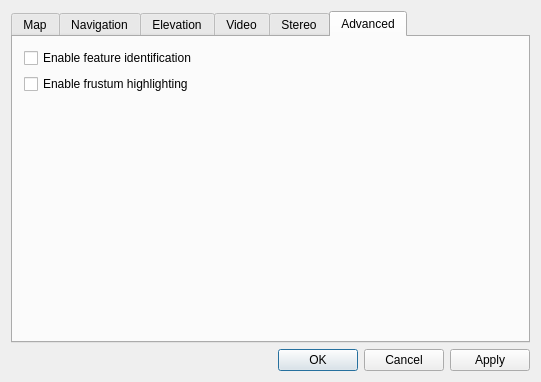
<?xml version="1.0" encoding="UTF-8"?>
<ui version="4.0">
 <class>QgsGlobePluginDialogGuiBase</class>
 <widget class="QDialog" name="QgsGlobePluginDialogGuiBase">
  <property name="enabled">
   <bool>true</bool>
  </property>
  <property name="geometry">
   <rect>
    <x>0</x>
    <y>0</y>
    <width>541</width>
    <height>374</height>
   </rect>
  </property>
  <property name="sizePolicy">
   <sizepolicy hsizetype="Expanding" vsizetype="Expanding">
    <horstretch>0</horstretch>
    <verstretch>0</verstretch>
   </sizepolicy>
  </property>
  <property name="minimumSize">
   <size>
    <width>0</width>
    <height>0</height>
   </size>
  </property>
  <property name="windowTitle">
   <string>Globe Settings</string>
  </property>
  <property name="windowIcon">
   <iconset>
    <normaloff>../../.designer/backup</normaloff>../../.designer/backup</iconset>
  </property>
  <layout class="QGridLayout" name="gridLayout_3">
   <item row="2" column="0">
    <widget class="QDialogButtonBox" name="buttonBox">
     <property name="standardButtons">
      <set>QDialogButtonBox::Apply|QDialogButtonBox::Cancel|QDialogButtonBox::Ok</set>
     </property>
    </widget>
   </item>
   <item row="0" column="0">
    <widget class="QTabWidget" name="tabWidget">
     <property name="currentIndex">
      <number>5</number>
     </property>
     <widget class="QWidget" name="tabMap">
      <attribute name="title">
       <string>Map</string>
      </attribute>
      <layout class="QGridLayout" name="gridLayout_4">
       <item row="0" column="0">
        <widget class="QGroupBox" name="mBaseLayerGroupBox">
         <property name="title">
          <string>Base &amp;Layer</string>
         </property>
         <property name="checkable">
          <bool>true</bool>
         </property>
         <layout class="QFormLayout" name="formLayout_2">
          <property name="fieldGrowthPolicy">
           <enum>QFormLayout::AllNonFixedFieldsGrow</enum>
          </property>
          <item row="0" column="0">
           <widget class="QLabel" name="labelBaseLayerSource">
            <property name="text">
             <string>Source</string>
            </property>
           </widget>
          </item>
          <item row="1" column="0">
           <widget class="QLabel" name="labelBaseLayerURL">
            <property name="text">
             <string>URL</string>
            </property>
           </widget>
          </item>
          <item row="0" column="1">
           <widget class="QComboBox" name="comboBoxBaseLayer"/>
          </item>
          <item row="1" column="1">
           <widget class="QLineEdit" name="lineEditBaseLayerURL"/>
          </item>
         </layout>
        </widget>
       </item>
       <item row="1" column="0">
        <widget class="QGroupBox" name="groupBoxSky">
         <property name="title">
          <string>Sk&amp;y</string>
         </property>
         <property name="checkable">
          <bool>true</bool>
         </property>
         <layout class="QFormLayout" name="formLayout_3">
          <item row="0" column="0">
           <widget class="QLabel" name="labelDateTime">
            <property name="text">
             <string>Date / Time (UTC)</string>
            </property>
           </widget>
          </item>
          <item row="0" column="1">
           <widget class="QDateTimeEdit" name="dateTimeEditSky">
            <property name="displayFormat">
             <string>dd.MM.yyyy HH:mm</string>
            </property>
            <property name="calendarPopup">
             <bool>true</bool>
            </property>
           </widget>
          </item>
          <item row="2" column="0">
           <widget class="QCheckBox" name="checkBoxSkyAutoAmbient">
            <property name="text">
             <string>Auto ambient</string>
            </property>
           </widget>
          </item>
          <item row="2" column="1">
           <widget class="QSlider" name="horizontalSliderMinAmbient">
            <property name="enabled">
             <bool>false</bool>
            </property>
            <property name="maximum">
             <number>100</number>
            </property>
            <property name="value">
             <number>50</number>
            </property>
            <property name="orientation">
             <enum>Qt::Horizontal</enum>
            </property>
            <property name="invertedControls">
             <bool>false</bool>
            </property>
            <property name="tickPosition">
             <enum>QSlider::NoTicks</enum>
            </property>
           </widget>
          </item>
         </layout>
        </widget>
       </item>
       <item row="2" column="0">
        <spacer name="verticalSpacerMapTab">
         <property name="orientation">
          <enum>Qt::Vertical</enum>
         </property>
         <property name="sizeHint" stdset="0">
          <size>
           <width>20</width>
           <height>40</height>
          </size>
         </property>
        </spacer>
       </item>
      </layout>
     </widget>
     <widget class="QWidget" name="tabNavigation">
      <attribute name="title">
       <string>Navigation</string>
      </attribute>
      <layout class="QVBoxLayout" name="verticalLayout">
       <item>
        <widget class="QGroupBox" name="groupBoxScrolling">
         <property name="title">
          <string>Scrolling</string>
         </property>
         <layout class="QGridLayout" name="gridLayout_9">
          <item row="2" column="1">
           <widget class="QSlider" name="sliderScrollSensitivity">
            <property name="minimum">
             <number>10</number>
            </property>
            <property name="maximum">
             <number>50</number>
            </property>
            <property name="singleStep">
             <number>1</number>
            </property>
            <property name="value">
             <number>20</number>
            </property>
            <property name="orientation">
             <enum>Qt::Horizontal</enum>
            </property>
           </widget>
          </item>
          <item row="2" column="0">
           <widget class="QLabel" name="labelScollSensitivity">
            <property name="text">
             <string>Sensitivity:</string>
            </property>
           </widget>
          </item>
          <item row="1" column="0" colspan="2">
           <widget class="QCheckBox" name="checkBoxInvertScroll">
            <property name="text">
             <string>Invert scroll wheel</string>
            </property>
           </widget>
          </item>
          <item row="4" column="0" colspan="2">
           <spacer name="verticalSpacerNavigationTab">
            <property name="orientation">
             <enum>Qt::Vertical</enum>
            </property>
            <property name="sizeHint" stdset="0">
             <size>
              <width>20</width>
              <height>40</height>
             </size>
            </property>
           </spacer>
          </item>
         </layout>
        </widget>
       </item>
      </layout>
     </widget>
     <widget class="QWidget" name="tabElevation">
      <attribute name="title">
       <string>Elevation</string>
      </attribute>
      <layout class="QGridLayout" name="gridLayout_7">
       <item row="2" column="2">
        <widget class="QPushButton" name="pushButtonElevationLayerBrowse">
         <property name="enabled">
          <bool>true</bool>
         </property>
         <property name="sizePolicy">
          <sizepolicy hsizetype="Fixed" vsizetype="Fixed">
           <horstretch>0</horstretch>
           <verstretch>0</verstretch>
          </sizepolicy>
         </property>
         <property name="maximumSize">
          <size>
           <width>27</width>
           <height>16777215</height>
          </size>
         </property>
         <property name="text">
          <string>...</string>
         </property>
        </widget>
       </item>
       <item row="1" column="1" colspan="2">
        <widget class="QComboBox" name="comboBoxElevationLayerType">
         <property name="sizePolicy">
          <sizepolicy hsizetype="MinimumExpanding" vsizetype="Fixed">
           <horstretch>0</horstretch>
           <verstretch>0</verstretch>
          </sizepolicy>
         </property>
         <item>
          <property name="text">
           <string>Raster</string>
          </property>
         </item>
         <item>
          <property name="text">
           <string>TMS</string>
          </property>
         </item>
        </widget>
       </item>
       <item row="1" column="0">
        <widget class="QLabel" name="labelElevationLayerType">
         <property name="text">
          <string>T&amp;ype</string>
         </property>
         <property name="buddy">
          <cstring>comboBoxElevationLayerType</cstring>
         </property>
        </widget>
       </item>
       <item row="5" column="0">
        <widget class="QLabel" name="labelVerticalScale">
         <property name="text">
          <string>Vertical Scale</string>
         </property>
        </widget>
       </item>
       <item row="2" column="1">
        <widget class="QLineEdit" name="lineEditElevationLayerPath">
         <property name="sizePolicy">
          <sizepolicy hsizetype="Expanding" vsizetype="Fixed">
           <horstretch>0</horstretch>
           <verstretch>0</verstretch>
          </sizepolicy>
         </property>
         <property name="text">
          <string/>
         </property>
        </widget>
       </item>
       <item row="2" column="0">
        <widget class="QLabel" name="labelElevationLayerPath">
         <property name="text">
          <string>URL/File</string>
         </property>
         <property name="buddy">
          <cstring>lineEditElevationLayerPath</cstring>
         </property>
        </widget>
       </item>
       <item row="3" column="0" colspan="3">
        <layout class="QHBoxLayout" name="horizontalLayout_2">
         <item>
          <widget class="QPushButton" name="pushButtonElevationLayerUp">
           <property name="text">
            <string>Up</string>
           </property>
          </widget>
         </item>
         <item>
          <widget class="QPushButton" name="pushButtonElevationLayerDown">
           <property name="text">
            <string>Down</string>
           </property>
          </widget>
         </item>
         <item>
          <spacer name="horizontalSpacer">
           <property name="orientation">
            <enum>Qt::Horizontal</enum>
           </property>
           <property name="sizeHint" stdset="0">
            <size>
             <width>40</width>
             <height>20</height>
            </size>
           </property>
          </spacer>
         </item>
         <item>
          <widget class="QPushButton" name="pushButtonElevationLayerAdd">
           <property name="text">
            <string>Add</string>
           </property>
          </widget>
         </item>
         <item>
          <widget class="QPushButton" name="pushButtonElevationLayerRemove">
           <property name="text">
            <string>Remove</string>
           </property>
          </widget>
         </item>
        </layout>
       </item>
       <item row="4" column="0" colspan="3">
        <widget class="QTableWidget" name="elevationDatasourcesWidget">
         <property name="acceptDrops">
          <bool>true</bool>
         </property>
         <property name="editTriggers">
          <set>QAbstractItemView::NoEditTriggers</set>
         </property>
         <property name="tabKeyNavigation">
          <bool>false</bool>
         </property>
         <property name="showDropIndicator" stdset="0">
          <bool>false</bool>
         </property>
         <property name="dragEnabled">
          <bool>false</bool>
         </property>
         <property name="dragDropOverwriteMode">
          <bool>false</bool>
         </property>
         <property name="dragDropMode">
          <enum>QAbstractItemView::NoDragDrop</enum>
         </property>
         <property name="defaultDropAction">
          <enum>Qt::IgnoreAction</enum>
         </property>
         <property name="alternatingRowColors">
          <bool>true</bool>
         </property>
         <property name="selectionMode">
          <enum>QAbstractItemView::SingleSelection</enum>
         </property>
         <property name="selectionBehavior">
          <enum>QAbstractItemView::SelectRows</enum>
         </property>
         <property name="showGrid">
          <bool>true</bool>
         </property>
         <property name="gridStyle">
          <enum>Qt::SolidLine</enum>
         </property>
         <property name="sortingEnabled">
          <bool>true</bool>
         </property>
         <property name="rowCount">
          <number>0</number>
         </property>
         <attribute name="horizontalHeaderCascadingSectionResizes">
          <bool>true</bool>
         </attribute>
         <attribute name="horizontalHeaderDefaultSectionSize">
          <number>100</number>
         </attribute>
         <attribute name="horizontalHeaderHighlightSections">
          <bool>false</bool>
         </attribute>
         <attribute name="horizontalHeaderShowSortIndicator" stdset="0">
          <bool>true</bool>
         </attribute>
         <attribute name="horizontalHeaderStretchLastSection">
          <bool>true</bool>
         </attribute>
         <attribute name="verticalHeaderVisible">
          <bool>false</bool>
         </attribute>
         <column>
          <property name="text">
           <string>Type</string>
          </property>
          <property name="font">
           <font>
            <weight>75</weight>
            <bold>true</bold>
           </font>
          </property>
         </column>
         <column>
          <property name="text">
           <string>Cache</string>
          </property>
          <property name="font">
           <font>
            <weight>75</weight>
            <bold>true</bold>
           </font>
          </property>
         </column>
         <column>
          <property name="text">
           <string>Path</string>
          </property>
          <property name="font">
           <font>
            <weight>75</weight>
            <bold>true</bold>
           </font>
          </property>
         </column>
        </widget>
       </item>
       <item row="5" column="1" colspan="2">
        <widget class="QDoubleSpinBox" name="mSpinBoxVerticalScale">
         <property name="singleStep">
          <double>0.100000000000000</double>
         </property>
         <property name="value">
          <double>1.000000000000000</double>
         </property>
        </widget>
       </item>
      </layout>
     </widget>
     <widget class="QWidget" name="tabVideo">
      <attribute name="title">
       <string>Video</string>
      </attribute>
      <layout class="QGridLayout" name="gridLayout_8">
       <item row="2" column="0">
        <widget class="QLabel" name="labelVideoInfo">
         <property name="text">
          <string>&lt;i&gt;Changing video settings requires a restart of the globe plugin&lt;/i&gt;</string>
         </property>
        </widget>
       </item>
       <item row="1" column="0">
        <spacer name="verticalSpacerVideoTab">
         <property name="orientation">
          <enum>Qt::Vertical</enum>
         </property>
         <property name="sizeHint" stdset="0">
          <size>
           <width>20</width>
           <height>40</height>
          </size>
         </property>
        </spacer>
       </item>
       <item row="0" column="0">
        <widget class="QGroupBox" name="groupBoxAntiAliasing">
         <property name="sizePolicy">
          <sizepolicy hsizetype="Preferred" vsizetype="MinimumExpanding">
           <horstretch>0</horstretch>
           <verstretch>0</verstretch>
          </sizepolicy>
         </property>
         <property name="title">
          <string>Anti Aliasing</string>
         </property>
         <property name="checkable">
          <bool>true</bool>
         </property>
         <property name="checked">
          <bool>true</bool>
         </property>
         <layout class="QFormLayout" name="formLayout">
          <property name="fieldGrowthPolicy">
           <enum>QFormLayout::AllNonFixedFieldsGrow</enum>
          </property>
          <item row="0" column="0">
           <widget class="QLabel" name="labelAASamples">
            <property name="text">
             <string>Samples</string>
            </property>
           </widget>
          </item>
          <item row="0" column="1">
           <widget class="QLineEdit" name="lineEditAASamples">
            <property name="placeholderText">
             <string>[Leave empty for maximum]</string>
            </property>
           </widget>
          </item>
         </layout>
        </widget>
       </item>
      </layout>
     </widget>
     <widget class="QWidget" name="tabStereo">
      <attribute name="title">
       <string>Stereo</string>
      </attribute>
      <layout class="QGridLayout" name="gridLayout">
       <item row="0" column="0">
        <widget class="QLabel" name="labelStereoMode">
         <property name="text">
          <string>Stereo Mode</string>
         </property>
        </widget>
       </item>
       <item row="4" column="0">
        <widget class="QLabel" name="labelScreenDistance">
         <property name="text">
          <string>Screen distance (m)</string>
         </property>
         <property name="buddy">
          <cstring>spinBoxStereoScreenDistance</cstring>
         </property>
        </widget>
       </item>
       <item row="4" column="2">
        <widget class="QDoubleSpinBox" name="spinBoxStereoScreenDistance">
         <property name="accelerated">
          <bool>true</bool>
         </property>
         <property name="decimals">
          <number>3</number>
         </property>
         <property name="singleStep">
          <double>0.100000000000000</double>
         </property>
        </widget>
       </item>
       <item row="7" column="0">
        <widget class="QLabel" name="labelScreenWidth">
         <property name="text">
          <string>Screen width (m)</string>
         </property>
        </widget>
       </item>
       <item row="7" column="2">
        <widget class="QDoubleSpinBox" name="spinBoxStereoScreenWidth">
         <property name="accelerated">
          <bool>true</bool>
         </property>
         <property name="decimals">
          <number>3</number>
         </property>
         <property name="singleStep">
          <double>0.010000000000000</double>
         </property>
        </widget>
       </item>
       <item row="10" column="0" colspan="2">
        <widget class="QLabel" name="labelSplitStereoHorizontalSeparation">
         <property name="text">
          <string>Split stereo horizontal separation (px)</string>
         </property>
        </widget>
       </item>
       <item row="13" column="0" colspan="2">
        <widget class="QLabel" name="labelSplitStereoVerticalSeparation">
         <property name="text">
          <string>Split stereo vertical separation (px)</string>
         </property>
        </widget>
       </item>
       <item row="15" column="0" colspan="2">
        <widget class="QLabel" name="labelBoxSplitStereoVerticalEyeMapping">
         <property name="text">
          <string>Split stereo vertical eye mapping</string>
         </property>
        </widget>
       </item>
       <item row="15" column="2">
        <widget class="QComboBox" name="comboBoxSplitStereoVerticalEyeMapping">
         <property name="enabled">
          <bool>true</bool>
         </property>
         <item>
          <property name="text">
           <string notr="true">LEFT_EYE_TOP_VIEWPORT</string>
          </property>
         </item>
         <item>
          <property name="text">
           <string notr="true">LEFT_EYE_BOTTOM_VIEWPORT</string>
          </property>
         </item>
        </widget>
       </item>
       <item row="8" column="2">
        <widget class="QDoubleSpinBox" name="spinBoxStereoScreenHeight">
         <property name="accelerated">
          <bool>true</bool>
         </property>
         <property name="decimals">
          <number>3</number>
         </property>
         <property name="singleStep">
          <double>0.010000000000000</double>
         </property>
        </widget>
       </item>
       <item row="8" column="0">
        <widget class="QLabel" name="labelScreenHeight">
         <property name="text">
          <string>Screen height (m)</string>
         </property>
        </widget>
       </item>
       <item row="13" column="2">
        <widget class="QSpinBox" name="spinBoxSplitStereoVerticalSeparation">
         <property name="accelerated">
          <bool>true</bool>
         </property>
        </widget>
       </item>
       <item row="10" column="2">
        <widget class="QSpinBox" name="spinBoxSplitStereoHorizontalSeparation">
         <property name="enabled">
          <bool>true</bool>
         </property>
         <property name="accelerated">
          <bool>true</bool>
         </property>
        </widget>
       </item>
       <item row="0" column="2">
        <widget class="QComboBox" name="comboBoxStereoMode"/>
       </item>
       <item row="2" column="0">
        <widget class="QLabel" name="labelEyeSeparation">
         <property name="text">
          <string>Eye separation (m)</string>
         </property>
        </widget>
       </item>
       <item row="2" column="2">
        <widget class="QDoubleSpinBox" name="spinBoxStereoEyeSeparation">
         <property name="readOnly">
          <bool>false</bool>
         </property>
         <property name="buttonSymbols">
          <enum>QAbstractSpinBox::UpDownArrows</enum>
         </property>
         <property name="accelerated">
          <bool>true</bool>
         </property>
         <property name="decimals">
          <number>3</number>
         </property>
         <property name="maximum">
          <double>10.000000000000000</double>
         </property>
         <property name="singleStep">
          <double>0.001000000000000</double>
         </property>
        </widget>
       </item>
       <item row="16" column="2">
        <widget class="QPushButton" name="pushButtonStereoResetDefaults">
         <property name="text">
          <string>Reset to defaults</string>
         </property>
        </widget>
       </item>
       <item row="11" column="0">
        <widget class="QLabel" name="labelSplitStereoHorizontalEyeMapping">
         <property name="text">
          <string>Split stereo horizontal eye mapping</string>
         </property>
        </widget>
       </item>
       <item row="11" column="2">
        <widget class="QComboBox" name="comboBoxSplitStereoHorizontalEyeMapping">
         <item>
          <property name="text">
           <string notr="true">LEFT_EYE_LEFT_VIEWPORT</string>
          </property>
         </item>
         <item>
          <property name="text">
           <string notr="true">LEFT_EYE_RIGHT_VIEWPORT</string>
          </property>
         </item>
        </widget>
       </item>
      </layout>
     </widget>
     <widget class="QWidget" name="tabAdvanced">
      <attribute name="title">
       <string>Advanced</string>
      </attribute>
      <layout class="QVBoxLayout" name="verticalLayout_2">
       <item>
        <widget class="QCheckBox" name="checkBoxFeatureIdentification">
         <property name="text">
          <string>Enable feature identification</string>
         </property>
        </widget>
       </item>
       <item>
        <widget class="QCheckBox" name="checkBoxFrustumHighlighting">
         <property name="text">
          <string>Enable frustum highlighting</string>
         </property>
        </widget>
       </item>
       <item>
        <spacer name="verticalSpacerAdvancedTab">
         <property name="orientation">
          <enum>Qt::Vertical</enum>
         </property>
         <property name="sizeHint" stdset="0">
          <size>
           <width>20</width>
           <height>40</height>
          </size>
         </property>
        </spacer>
       </item>
      </layout>
     </widget>
    </widget>
   </item>
  </layout>
 </widget>
 <layoutdefault spacing="6" margin="11"/>
 <tabstops>
  <tabstop>comboBoxStereoMode</tabstop>
  <tabstop>spinBoxStereoEyeSeparation</tabstop>
  <tabstop>spinBoxStereoScreenDistance</tabstop>
  <tabstop>spinBoxStereoScreenWidth</tabstop>
  <tabstop>spinBoxStereoScreenHeight</tabstop>
  <tabstop>spinBoxSplitStereoHorizontalSeparation</tabstop>
  <tabstop>comboBoxSplitStereoHorizontalEyeMapping</tabstop>
  <tabstop>spinBoxSplitStereoVerticalSeparation</tabstop>
  <tabstop>comboBoxSplitStereoVerticalEyeMapping</tabstop>
  <tabstop>pushButtonStereoResetDefaults</tabstop>
  <tabstop>buttonBox</tabstop>
 </tabstops>
 <resources/>
 <connections/>
</ui>
